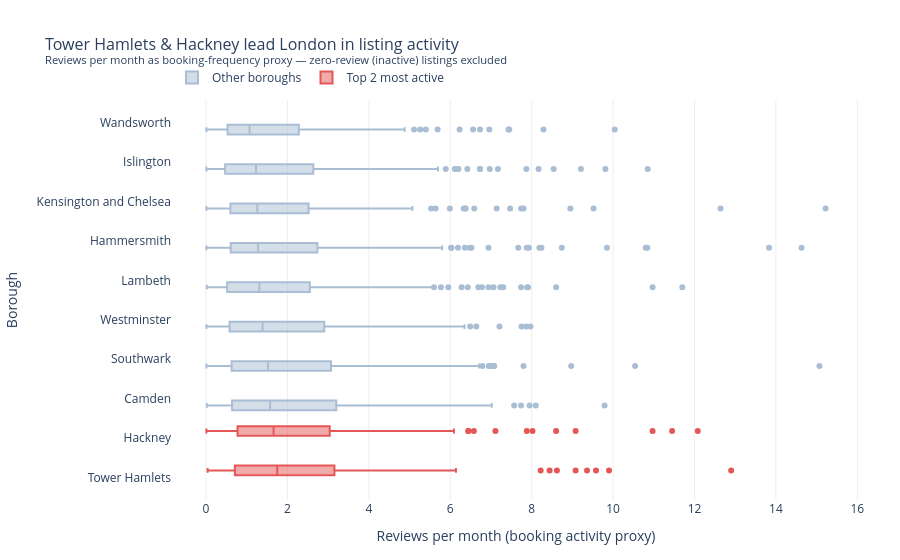

Notebook cell for this chart:
### Markdown cell above
## Task 2 — Box plot: listing activity by borough

**What to build:** A **horizontal box plot** comparing listing activity (reviews per month) across London boroughs — reviews per month is a proxy for how frequently a listing is booked.

**Requirements:**
- Horizontal orientation (borough names are long)
- Sorted by median reviews per month (most active at top)
- Highlight the **two most active** boroughs in a different colour
- Outliers shown as individual points
- Insight title naming the two busiest boroughs

> 💡 Some listings have zero reviews — these are new or inactive listings. Filter them out with before plotting

### Code cell
# Task 2
df_active = df[df['reviews_per_month'] > 0].copy()
print(f"Active listings: {len(df_active)} / {len(df)} "
      f"({len(df) - len(df_active)} zero-review listings removed)")

# ── Sort boroughs by median reviews per month (ascending so top = most active)
median_order = (
    df_active
    .groupby('neighbourhood')['reviews_per_month']
    .median()
    .sort_values(ascending=True)   # px plots categories bottom→top
)
sorted_boroughs = median_order.index.tolist()
top2 = median_order.iloc[-2:].index.tolist()   # two highest medians

print(f"Two busiest boroughs: {top2[1]} & {top2[0]}")

# ── Colour encodes activity tier: highlight top 2, mute the rest ─────────────
HIGHLIGHT = '#E45756'   # warm red — most active
BASELINE  = '#A9BDD4'   # desaturated blue — all others

df_active['colour_group'] = df_active['neighbourhood'].apply(
    lambda b: 'Top 2 most active' if b in top2 else 'Other boroughs'
)

colour_map = {
    'Top 2 most active': HIGHLIGHT,
    'Other boroughs':    BASELINE,
}

# ── Build horizontal box plot ─────────────────────────────────────────────────
fig = px.box(
    df_active,
    x='reviews_per_month',
    y='neighbourhood',
    color='colour_group',
    color_discrete_map=colour_map,
    category_orders={'neighbourhood': sorted_boroughs},
    points='outliers',
    labels={
        'reviews_per_month': 'Reviews per month (booking activity proxy)',
        'neighbourhood':     'Borough',
        'colour_group':      '',
    },
    title=(
        f"{top2[1]} & {top2[0]} lead London in listing activity<br>"
        "<sup>Reviews per month as booking-frequency proxy — "
        "zero-review (inactive) listings excluded</sup>"
    ),
)

# ── Layout polish ─────────────────────────────────────────────────────────────
fig.update_layout(
    title_font_size=16,
    plot_bgcolor='white',
    paper_bgcolor='white',
    xaxis=dict(showgrid=True, gridcolor='#eeeeee', zeroline=False),
    yaxis=dict(showgrid=False),
    legend=dict(orientation='h', yanchor='bottom', y=1.02, xanchor='left', x=0),
    margin=dict(l=140, r=40, t=100, b=60),
)

fig.show()

### Figure 1 — Plotly figure (JSON) as saved in the notebook; plotly's stock layout.template omitted (floating-point values rounded to 4 significant figures; data arrays with more than 128 entries replaced by an {"elided": "..."} marker saying what was removed)
{"data": [{"alignmentgroup": "True", "boxpoints": "outliers", "hovertemplate": "=Other boroughs<br>Reviews per month (booking activity proxy)=%{x}<br>Borough=%{y}<extra></extra>", "legendgroup": "Other boroughs", "marker": {"color": "#A9BDD4"}, "name": "Other boroughs", "notched": false, "offsetgroup": "Other boroughs", "orientation": "h", "showlegend": true, "type": "box", "x": {"elided": "1984 float values"}, "x0": " ", "xaxis": "x", "y": {"elided": "1984 str values"}, "y0": " ", "yaxis": "y"}, {"alignmentgroup": "True", "boxpoints": "outliers", "hovertemplate": "=Top 2 most active<br>Reviews per month (booking activity proxy)=%{x}<br>Borough=%{y}<extra></extra>", "legendgroup": "Top 2 most active", "marker": {"color": "#E45756"}, "name": "Top 2 most active", "notched": false, "offsetgroup": "Top 2 most active", "orientation": "h", "showlegend": true, "type": "box", "x": {"elided": "511 float values"}, "x0": " ", "xaxis": "x", "y": {"elided": "511 str values"}, "y0": " ", "yaxis": "y"}], "layout": {"boxmode": "group", "legend": {"orientation": "h", "title": {"text": ""}, "tracegroupgap": 0, "x": 0, "xanchor": "left", "y": 1.02, "yanchor": "bottom"}, "margin": {"b": 60, "l": 140, "r": 40, "t": 100}, "paper_bgcolor": "white", "plot_bgcolor": "white", "title": {"font": {"size": 16}, "text": "Tower Hamlets & Hackney lead London in listing activity<br><sup>Reviews per month as booking-frequency proxy — zero-review (inactive) listings excluded</sup>"}, "xaxis": {"anchor": "y", "domain": [0, 1], "gridcolor": "#eeeeee", "showgrid": true, "title": {"text": "Reviews per month (booking activity proxy)"}, "zeroline": false}, "yaxis": {"anchor": "x", "categoryarray": ["Tower Hamlets", "Hackney", "Camden", "Southwark", "Westminster", "Lambeth", "Hammersmith", "Kensington and Chelsea", "Islington", "Wandsworth"], "categoryorder": "array", "domain": [0, 1], "showgrid": false, "title": {"text": "Borough"}}}}
